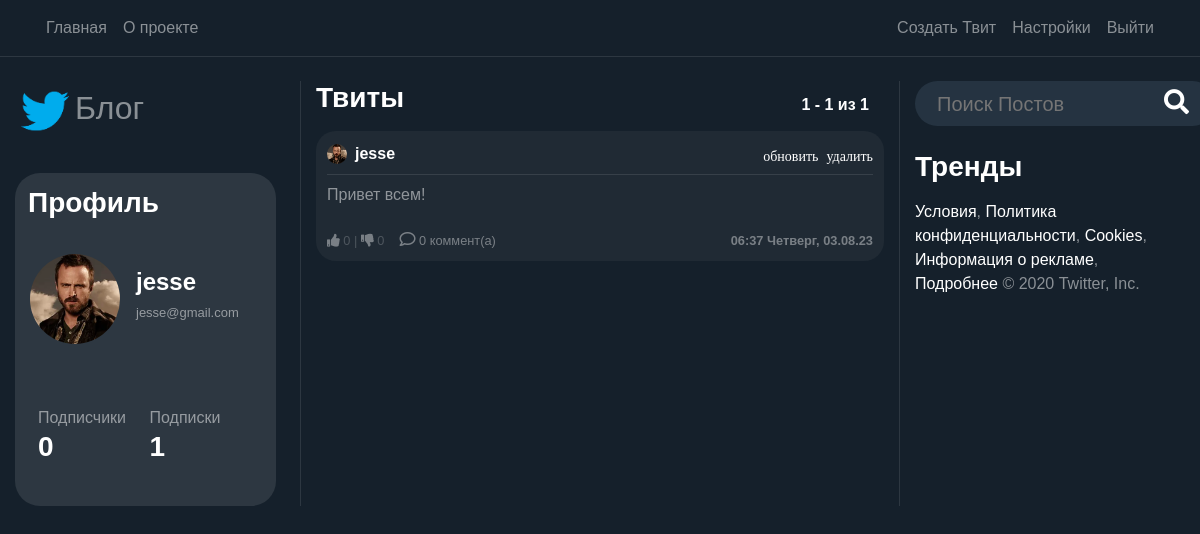
The app's page /user/jesse (signed in) with its own data.
### users/models.py (models this page shows, shortened)
class Profile(models.Model):
    user = models.OneToOneField(User, on_delete=models.CASCADE)
    image = models.ImageField(default='default.png', upload_to='profile_pics')
    @property
    def followers(self):
        return Follow.objects.filter(follow_user=self.user).count()
    @property
    def following(self):
        return Follow.objects.filter(user=self.user).count()

### blog/models.py (models this page shows, shortened)
class Post(models.Model):
    content = models.TextField(max_length=1000)
    date_posted = models.DateTimeField(default=timezone.now)
    author = models.ForeignKey(User, on_delete=models.CASCADE)
    likes= models.IntegerField(default=0)
    dislikes= models.IntegerField(default=0)
    @property
    def number_of_comments(self):
        return Comment.objects.filter(post_connected=self).count()

### blog/views.py (the view, shortened to what this page needs)
# urls.py: path('user/<str:username>', UserPostListView.as_view(), name='user-posts'),
class UserPostListView(LoginRequiredMixin, ListView):
    model = Post
    template_name = 'blog/user_posts.html'
    context_object_name = 'posts'
    paginate_by = PAGINATION_COUNT
    def visible_user(self):
        return get_object_or_404(User, username=self.kwargs.get('username'))
    def get_context_data(self, **kwargs):
        visible_user = self.visible_user()
        logged_user = self.request.user
        print(logged_user.username == '', file=sys.stderr)
        if logged_user.username == '' or logged_user is None:
            can_follow = False
        else:
            can_follow = (Follow.objects.filter(user=logged_user,
                                                follow_user=visible_user).count() == 0)
        data = super().get_context_data(**kwargs)
        data['user_profile'] = visible_user
        data['can_follow'] = can_follow
        return data
    def get_queryset(self):
        user = self.visible_user()
        return Post.objects.filter(author=user).order_by('-date_posted')

### blog/templates/blog/user_posts.html
{% extends "blog/home.html" %}

### blog/templates/blog/home.html (shortened to what this page needs)
{% extends "blog/base.html" %}
{% load static %}
{% block content %}
    <div class="row">
        <div class="col-12 col-md-3 pr-4 dont-move">
            <a href="/"> <h2><img class="img-fluid" width="60" src="{% static 'blog/logo.png' %}">Блог</h2></a><br>
            <div class="profile-section">
            <h3 class="white-important p-2">
                Профиль
            </h3>
            <article class="media content-section" style="height: 140px; width: 100%">
                {%  if user_profile != None %}
                    <div class="mt-2 d-flex full-width align-items-center">
                        <img
                           class="rounded-circle mr-3 img-fluid"
                           style="width: 90px; height: 90px;"
                           src="{{ user_profile.profile.image.url }}">
                        <div>
                            <h4 style="text-align: left"
                                    class="white-important">
                                {{ user_profile.username }}
                            </h4>
                            <h6 style="text-align: left"
                                    class="email-profile">
                                {{ user.email }}
                            </h6>
                        </div>
                    </div>
                {%  endif %}
            </article>
            <article class="media content-section">
                <div class="row full-width pl-2">
                    <div class="col-6">
                            Подписчики
                    </div>
                    <div class="col-6">
                            Подписки
                    </div>
                    {%  if user_profile != None %}
                        <div class="col-6">
                            <h3 class="white-important follow-click">
                                <a href="{% url 'user-followers' user_profile.username %}">
                                    {{ user_profile.profile.followers }}
                                </a>
                            </h3>
                        </div>
                         <div class="col-6">
                            <a href="{% url 'user-follows' user_profile.username %}">
                                <h3 class="white-important follow-click">
                                    {{ user_profile.profile.following }}
                                </h3>
                            </a>
                        </div>
                    {%  endif %}
                </div>
            </article>
            </div>
        </div>
        <div class="col-12 col-md-6 scrollable" >
            <div class="full-width row">
                <div class="col-6">
                    <h3 class="white-important mb-3">
                        Твиты
                    </h3>
                </div>
                 <div class="col-6 no-padding">
                    <h6
                            style="position: absolute; bottom: 0; right: 0"
                            class="white-important mb-3">
                        {{ page_obj.start_index }} - {{ page_obj.end_index }} из
                        {{ paginator.count }}
                    </h6>
                </div>
            </div>
            {% for post in posts %}
                <article class="media content-section hovered-tweet">
                <div style="width: 100%; word-break: break-all;">
                    <div class="pb-2 row m-0" style="width: 100%; margin-right: 0 !important;">
                       <div
                               style="padding-left: 0px !important;"
                               class="col-8 no-padding d-flex align-items-center">
                           <img
                               class="rounded-circle mr-2"
                               style="width: 20px; height: 20px;"
                               src="{{ post.author.profile.image.url }}">
                           <a class="mr-2 white-important" href="{% url 'user-posts' post.author %}">
                               {{ post.author }}
                           </a>
                       </div>
                       <div class="col-4 d-flex flex-row-reverse no-padding align-items-center"
                            style="padding-right: 0 !important;">
                           {% if post.author == user %}
                                <a class="material-icons ml-2"
                                   style="font-size: 14px"
                                        href="{% url 'post-delete' post.id %}">удалить</a>
                                <a class="material-icons ml-2"
                                   style="font-size: 14px"
                                        href="{% url 'post-update' post.id %}">обновить</a>
                            {%  endif %}
                       </div>
                   </div>
                    <div
                            class="mb-2"
                            style="width: 100%; height: 1px; background-color: rgba(255, 255, 255, 0.1)"></div>
                    <a
                            style="color: rgba(255, 255, 255, 0.5) !important;"
                            href="{% url 'post-detail' post.id %}">
                        <p class="mb-4">
                            {{ post.content }}
                        </p>
                    </a>
                        <div class="row">
                            <div class="col-6" style="display: flex;">
                                <small style="opacity: 0.4;">
                                    <a href="#" onClick="document.getElementById('likebutton').submit()"><i class="fas fa-thumbs-up"></i></a> {{post.likes}}   |   <a href="#" onClick="document.getElementById('dislikebutton').submit()"><i class="fas fa-thumbs-down"></i></a> {{post.dislikes}}
                                </small>
                                <small style="opacity: 0.4; margin-left:15px;">
                                    <a href="/post/{{post.id}}/">
                                        <i style=" font-size: 16px;" class="far fa-comment"></i> {{ post.number_of_comments }} коммент(а)
                                    </a>
                                </small>
                            </div>
                            <div class="col-6">
                                <small
                                        style="opacity: 0.4;"
                                    class="white-important d-flex full-width flex-row-reverse">
                                    {{ post.date_posted | date:"H:i l, d.m.y" }}
                                </small>
                            </div>
                        </div>
                </div>
                </article>
            {% endfor %}
        </div>
        <div class="col-12 col-md-3 dont-move">
            <form action="{% url 'search' %}" method="post">{% csrf_token %}
                <div class="search-container">
                    <div class="search">
                    <input required name="search" type="text" id="zip-code-input" placeholder="Поиск Постов">
                    <button type="submit" style="border:0; background: transparent;"><i class="fa fa-search"></i> </button> </a>
                </form>
              </div>
            </div>
            <h3 class="white-important mb-3 mt-4"> Тренды </h3>
                <p><a href="">Условия</a>,
<a href="">Политика конфиденциальности</a>,
<a href="">Cookies</a>,
<a href="">Информация о рекламе</a>,
<a href="">Подробнее</a>
© 2020 Twitter, Inc.</p>
        </div>
    </div>
{% endblock content %}

### blog/static/blog/main.css (style rules this page uses)
:root { --muted-color: rgba(255, 255, 255, 0.5); }
body { background: #15202b; color: var(--muted-color); margin-top: 5rem; }
h1, h2, h3, h4, h5, h6 { color: var(--muted-color); }
.content-section { padding: 10px 10px; margin-bottom: 20px; }
.no-padding { padding: 0 !important; }
a { color: white; text-underline: none; text-decoration: none !important; }
article { border-radius: 4px; }
.white-important { color: white; font-weight: bold; }
.full-width { width: 100% }
.hovered-tweet { background-color: #90909017; border-radius: 20px; }
.hovered-tweet { border: 1px solid transparent; }
.profile-section { background-color: #2d3741; padding: 5px; border-radius: 25px; }
.scrollable { overflow-y: auto; border-left: 1px solid #2d3741; border-right: 1px solid #2d3741; }
.email-profile { font-size: 13px; outline: hidden; }

### blog/static/blog/style.css (style rules this page uses)
body { font-family: Arial, Helvetica, sans-serif; height: 100vh; margin: 0; padding: 0; }
.search-container { width: 300px; height: 45px; background-color: #253341; border-radius: 30px; display: flex; }
.search-container input { width: 100%; font-size: 20px; background-color: transparent; border: 0; color: white; }
.search-container .search { flex-grow: 1; display: flex; align-items: center; padding-left: 20px; padding-right: 20px; }
.search i { font-size: 25px; color: white; }
.search i { cursor: pointer; }

### records on screen
Post: author.profile.image (picture), author "jesse", shows "обновить", content "Привет всем!", likes "0", dislikes "0", number_of_comments "0", date_posted "06:37 Четверг, 03.08.23"

### other values on screen
{{ user_profile.username }} "jesse"
{{ user.email }} "jesse@gmail.com"
{{ user_profile.profile.followers }} "0"
{{ user_profile.profile.following }} "1"
{{ page_obj.start_index }} "1"
{{ page_obj.end_index }} "1"
{{ paginator.count }} "1"
